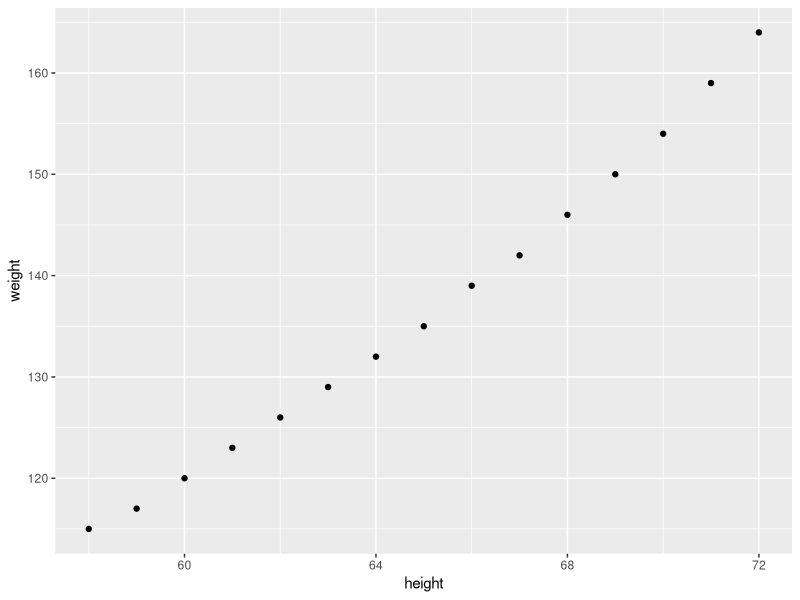
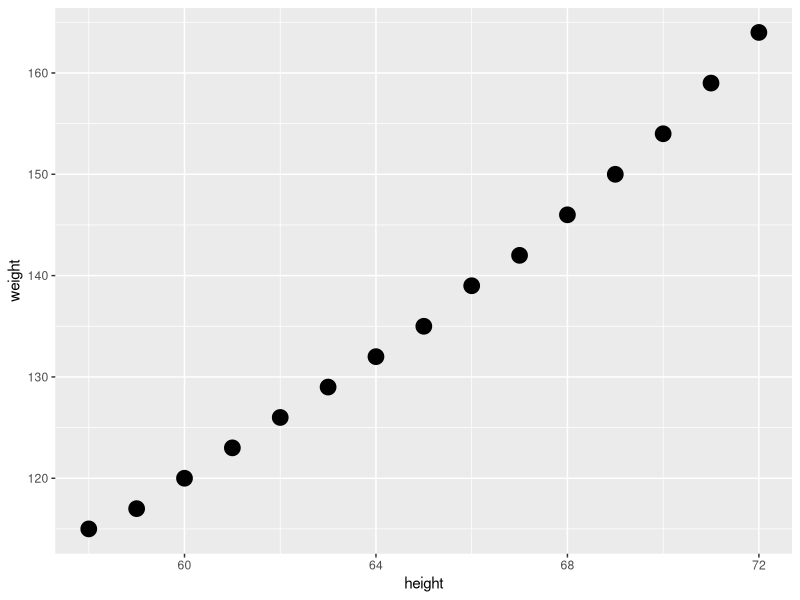

The R source for these figures, in order:
#This code chunk identifies my working directory 
#and sets it to where I want to save and fetch files
#TASK: fill in between the parentheses if needed. 
#If not needed, make the two lines a comment
#getwd()
#setwd()

#This brings the 'women' data into my environment from Base R (Run this)
women

#This code saves the women data as a dataframe with a new name
#TASK: Save the women dataset with a new name
women2 <- women

#This code chunk allows me to see the top 2 rows of my data
#TASK: Write the function that returns the top rows
rows <- women2[c(1,2),]
print(rows)

#This code chunk shows me the internal structure 
#Task: Write the function that shows the number of rows, columns, column names, class of columns   
str(women2)

#This code chunk shows me some basic summary stats
#Such as Min, Max, Mean. Quartiles...
#Task: Write the function that gives summary stats
summary(women2)

#This allows me to apply the function to just one certain column
#Task: Write the function to return the Mean of just the height column
mean(women2[,1])

#This allows me to save one column as its own object ('values' in the Environment)
#Task: Write the function to create an object for just the Weight column 
#and write the function to create an object for just the Height column 
#(these should show as values in the environment window, not as datasets)
height <- women2[,c(1)]
weight <- women2[,c(2)]

#This takes the individual objects ('values' in the Environment) and creates a dataframe
#I can see the Data in the Environment 
#Task: Write the function to create a data.frame from the height and weight values you just created
data1<- data.frame(height, weight)

#This code chunk creates a subset from my dataset
#Note that the subset only appears in the Console (not the Environment)
#Task: Write the function to create a subset of the data where the height is > 65
#If I wanted to save the subset, I would need to name it as done in the code above
data1[ which(data1$height>65),]

#This shows me how many rows are in my dataset and
#TASK: Write the function that returns the number of rows
nrow(women2)

#This shows me how many columns are in my dataset
#TASK: Write the function that returns the number of columns
ncol(women2)

#This also shows me how many rows and columns with just one function
#TASK: Write the function that returns the number of rows and columns with just one command
dim(women2)

#This code will install the ggplot2 package
#TASK: Write the function that installs the ggplot2 package
install.packages("ggplot2")
  
#This code calls the ggplot2 package so I can use its functions
#Task: Write the function that 'calls' the ggplot2 package
library("ggplot2")


#This produces a scatter plot of the height and weight columns
#Task: replace the dataset name and column names in the plot function below 
#to produce a scatter plot of height and weight
ggplot(women2, aes(x=height, y=weight)) + 
  geom_point()

#Optional 'Just for fun' TASK: Change the arguments for the geom point and see what happens to the plot
ggplot(women2, aes(x=height, y=weight)) + 
  geom_point(shape = 21, colour = "black", fill = "black", size = 3, stroke = 2)
